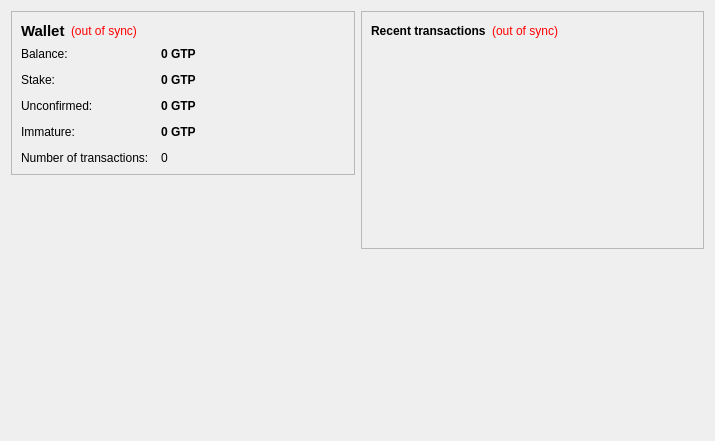
<?xml version="1.0" encoding="UTF-8"?>
<ui version="4.0">
 <class>OverviewPage</class>
 <widget class="QWidget" name="OverviewPage">
  <property name="geometry">
   <rect>
    <x>0</x>
    <y>0</y>
    <width>715</width>
    <height>441</height>
   </rect>
  </property>
  <property name="windowTitle">
   <string>Form</string>
  </property>
  <layout class="QHBoxLayout" name="horizontalLayout" stretch="1,1">
   <item>
    <layout class="QVBoxLayout" name="verticalLayout_2">
     <item>
      <widget class="QFrame" name="frame">
       <property name="frameShape">
        <enum>QFrame::StyledPanel</enum>
       </property>
       <property name="frameShadow">
        <enum>QFrame::Raised</enum>
       </property>
       <layout class="QVBoxLayout" name="verticalLayout_4">
        <item>
         <layout class="QHBoxLayout" name="horizontalLayout_4">
          <item>
           <widget class="QLabel" name="label_5">
            <property name="font">
             <font>
              <pointsize>11</pointsize>
              <weight>75</weight>
              <bold>true</bold>
             </font>
            </property>
            <property name="text">
             <string>Wallet</string>
            </property>
           </widget>
          </item>
          <item>
           <widget class="QLabel" name="labelWalletStatus">
            <property name="toolTip">
             <string>The displayed information may be out of date. Your wallet automatically synchronizes with the gamertip network after a connection is established, but this process has not completed yet.</string>
            </property>
            <property name="styleSheet">
             <string notr="true">QLabel { color: red; }</string>
            </property>
            <property name="text">
             <string notr="true">(out of sync)</string>
            </property>
            <property name="alignment">
             <set>Qt::AlignLeading|Qt::AlignLeft|Qt::AlignVCenter</set>
            </property>
           </widget>
          </item>
          <item>
           <spacer name="horizontalSpacer_2">
            <property name="orientation">
             <enum>Qt::Horizontal</enum>
            </property>
            <property name="sizeHint" stdset="0">
             <size>
              <width>40</width>
              <height>20</height>
             </size>
            </property>
           </spacer>
          </item>
         </layout>
        </item>
        <item>
         <layout class="QFormLayout" name="formLayout_2">
          <property name="fieldGrowthPolicy">
           <enum>QFormLayout::AllNonFixedFieldsGrow</enum>
          </property>
          <property name="horizontalSpacing">
           <number>12</number>
          </property>
          <property name="verticalSpacing">
           <number>12</number>
          </property>
          <item row="0" column="0">
           <widget class="QLabel" name="label">
            <property name="text">
             <string>Balance:</string>
            </property>
           </widget>
          </item>
          <item row="0" column="1">
           <widget class="QLabel" name="labelBalance">
            <property name="font">
             <font>
              <weight>75</weight>
              <bold>true</bold>
             </font>
            </property>
            <property name="cursor">
             <cursorShape>IBeamCursor</cursorShape>
            </property>
            <property name="toolTip">
             <string>Your current balance</string>
            </property>
            <property name="text">
             <string notr="true">0 GTP</string>
            </property>
            <property name="textInteractionFlags">
             <set>Qt::LinksAccessibleByMouse|Qt::TextSelectableByKeyboard|Qt::TextSelectableByMouse</set>
            </property>
           </widget>
          </item>
          <item row="1" column="0">
           <widget class="QLabel" name="label_6">
            <property name="text">
             <string>Stake:</string>
            </property>
           </widget>
          </item>
          <item row="1" column="1">
           <widget class="QLabel" name="labelStake">
            <property name="font">
             <font>
              <weight>75</weight>
              <bold>true</bold>
             </font>
            </property>
            <property name="cursor">
             <cursorShape>IBeamCursor</cursorShape>
            </property>
            <property name="toolTip">
             <string>Total of coins that was staked, and do not yet count toward the current balance</string>
            </property>
            <property name="text">
             <string notr="true">0 GTP</string>
            </property>
            <property name="textInteractionFlags">
             <set>Qt::LinksAccessibleByMouse|Qt::TextSelectableByKeyboard|Qt::TextSelectableByMouse</set>
            </property>
           </widget>
          </item>
          <item row="2" column="0">
           <widget class="QLabel" name="label_3">
            <property name="text">
             <string>Unconfirmed:</string>
            </property>
           </widget>
          </item>
          <item row="2" column="1">
           <widget class="QLabel" name="labelUnconfirmed">
            <property name="font">
             <font>
              <weight>75</weight>
              <bold>true</bold>
             </font>
            </property>
            <property name="cursor">
             <cursorShape>IBeamCursor</cursorShape>
            </property>
            <property name="toolTip">
             <string>Total of transactions that have yet to be confirmed, and do not yet count toward the current balance</string>
            </property>
            <property name="text">
             <string notr="true">0 GTP</string>
            </property>
            <property name="textInteractionFlags">
             <set>Qt::LinksAccessibleByMouse|Qt::TextSelectableByKeyboard|Qt::TextSelectableByMouse</set>
            </property>
           </widget>
          </item>
          <item row="3" column="0">
           <widget class="QLabel" name="labelImmatureText">
            <property name="text">
             <string>Immature:</string>
            </property>
           </widget>
          </item>
          <item row="3" column="1">
           <widget class="QLabel" name="labelImmature">
            <property name="font">
             <font>
              <weight>75</weight>
              <bold>true</bold>
             </font>
            </property>
            <property name="toolTip">
             <string>Mined balance that has not yet matured</string>
            </property>
            <property name="text">
             <string notr="true">0 GTP</string>
            </property>
            <property name="textInteractionFlags">
             <set>Qt::LinksAccessibleByMouse|Qt::TextSelectableByKeyboard|Qt::TextSelectableByMouse</set>
            </property>
           </widget>
          </item>
          <item row="4" column="0">
           <widget class="QLabel" name="label_2">
            <property name="text">
             <string>Number of transactions:</string>
            </property>
           </widget>
          </item>
          <item row="4" column="1">
           <widget class="QLabel" name="labelNumTransactions">
            <property name="toolTip">
             <string>Total number of transactions in wallet</string>
            </property>
            <property name="text">
             <string notr="true">0</string>
            </property>
           </widget>
          </item>
         </layout>
        </item>
       </layout>
      </widget>
     </item>
     <item>
      <spacer name="verticalSpacer">
       <property name="orientation">
        <enum>Qt::Vertical</enum>
       </property>
       <property name="sizeHint" stdset="0">
        <size>
         <width>20</width>
         <height>40</height>
        </size>
       </property>
      </spacer>
     </item>
     <item>
      <widget class="QLabel" name="label_6">
       <property name="text">
        <string/>
       </property>
       <property name="pixmap">
        <pixmap resource="../gamertip.qrc">:/images/backg</pixmap>
       </property>
       <property name="scaledContents">
        <bool>false</bool>
       </property>
       <property name="alignment">
        <set>Qt::AlignCenter</set>
       </property>
       <property name="margin">
        <number>-2</number>
       </property>
      </widget>
     </item>
    </layout>
   </item>
   <item>
    <layout class="QVBoxLayout" name="verticalLayout_3">
     <item>
      <widget class="QFrame" name="frame_2">
       <property name="frameShape">
        <enum>QFrame::StyledPanel</enum>
       </property>
       <property name="frameShadow">
        <enum>QFrame::Raised</enum>
       </property>
       <layout class="QVBoxLayout" name="verticalLayout">
        <item>
         <layout class="QHBoxLayout" name="horizontalLayout_2">
          <item>
           <widget class="QLabel" name="label_4">
            <property name="text">
             <string>&lt;b&gt;Recent transactions&lt;/b&gt;</string>
            </property>
           </widget>
          </item>
          <item>
           <widget class="QLabel" name="labelTransactionsStatus">
            <property name="toolTip">
             <string>The displayed information may be out of date. Your wallet automatically synchronizes with the gamertip network after a connection is established, but this process has not completed yet.</string>
            </property>
            <property name="styleSheet">
             <string notr="true">QLabel { color: red; }</string>
            </property>
            <property name="text">
             <string notr="true">(out of sync)</string>
            </property>
            <property name="alignment">
             <set>Qt::AlignRight|Qt::AlignTrailing|Qt::AlignVCenter</set>
            </property>
           </widget>
          </item>
          <item>
           <spacer name="horizontalSpacer">
            <property name="orientation">
             <enum>Qt::Horizontal</enum>
            </property>
            <property name="sizeHint" stdset="0">
             <size>
              <width>40</width>
              <height>20</height>
             </size>
            </property>
           </spacer>
          </item>
         </layout>
        </item>
        <item>
         <widget class="QListView" name="listTransactions">
          <property name="styleSheet">
           <string notr="true">QListView { background: transparent; }</string>
          </property>
          <property name="frameShape">
           <enum>QFrame::NoFrame</enum>
          </property>
          <property name="verticalScrollBarPolicy">
           <enum>Qt::ScrollBarAlwaysOff</enum>
          </property>
          <property name="horizontalScrollBarPolicy">
           <enum>Qt::ScrollBarAlwaysOff</enum>
          </property>
          <property name="selectionMode">
           <enum>QAbstractItemView::NoSelection</enum>
          </property>
         </widget>
        </item>
       </layout>
      </widget>
     </item>
     <item>
      <spacer name="verticalSpacer_2">
       <property name="orientation">
        <enum>Qt::Vertical</enum>
       </property>
       <property name="sizeHint" stdset="0">
        <size>
         <width>20</width>
         <height>40</height>
        </size>
       </property>
      </spacer>
     </item>
    </layout>
   </item>
  </layout>
 </widget>
 <resources>
  <include location="../gamertip.qrc"/>
 </resources>
 <connections/>
</ui>
